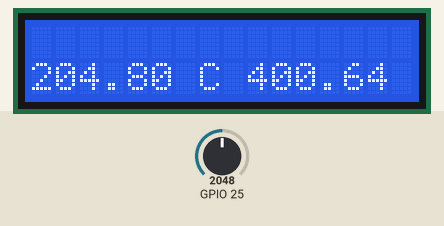
The sketch below on a simulated ESP32. Shown: 16×2 character LCD. The test bench sets the inputs (shaded band); at power-on: GPIO 25 = 2048. What the sketch prints to the serial monitor is not drawn.

Above: at 1.2 s.
1.3 s: GPIO 25 set to 1071
At 3.1 s:
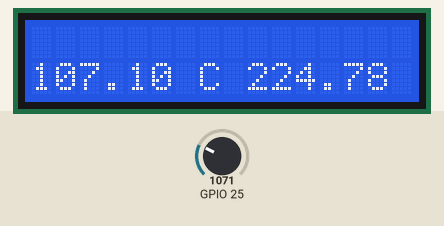
3.5 s: GPIO 25 set to 932
At 4.9 s:
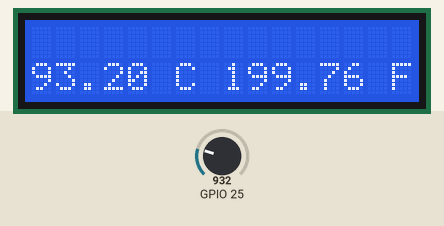
5.5 s: GPIO 25 set to 402
At 6.6 s:
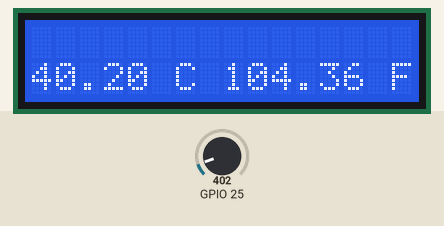
7.5 s: GPIO 25 set to 355
At 9.2 s:
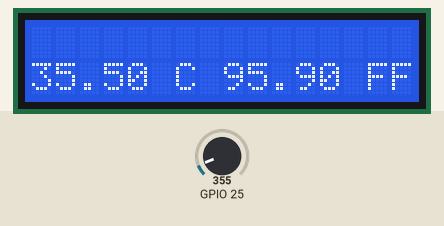
9.5 s: GPIO 25 set to 107
At 11.2 s:
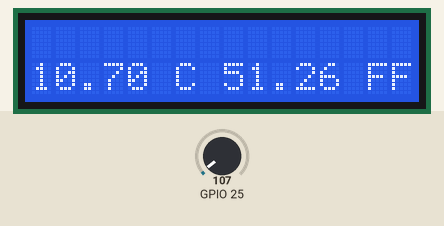
11.5 s: GPIO 25 set to 90
At 12.9 s:
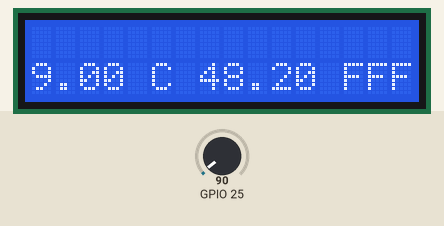
Timing chart, 0 to 14.5 s (numbered marks = the images above; inputs shaded):
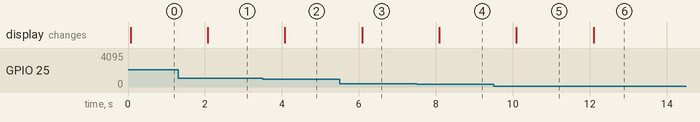

Measured:
- the behaviour switches between 1000 and 999 on GPIO 25 (found by bisection; images 1 and 2)
- the behaviour switches between 378 and 377 on GPIO 25 (found by bisection; images 3 and 4)
- the behaviour switches between 100 and 99 on GPIO 25 (found by bisection; images 5 and 6)
- after the input at 1.3 s, the display: changes after 0.77 s (image 1)
- after the input at 3.5 s, the display: changes after 0.58 s (image 2)
- after the input at 5.5 s, the display: changes after 0.58 s (image 3)
- after the input at 7.5 s, the display: changes after 0.59 s (image 4)
- after the input at 9.5 s, the display: changes after 0.59 s (image 5)
- after the input at 11.5 s, the display: changes after 0.60 s (image 6)

The sketch:

ESP32_LM35_LCD.ino
```cpp
#include "ESP32_IDE.h"
#include <LiquidCrystal.h>

int LM35_ADC;
float T_C, T_F;
#define LM35     E6         //Señal LCD D7

//LCD
#define RS     S7           //Señal LCD RS
#define EN     S8           //Señal LCD EN
#define D4     S9           //Señal LCD D4
#define D5     S10          //Señal LCD D5
#define D6     S11          //Señal LCD D6
#define D7     S12          //Señal LCD D7


// Configuración pines despliegue de cristal líquido
LiquidCrystal LCD1(RS, EN, D4, D5, D6, D7);


void setup()
{

Serial.begin(9600);

  // Configuración despliegue de cristal líquido
  LCD1.begin(16,2);            // LCD de 16 caracteres (16 columnas)y 2 renglones
  LCD1.clear();                // Limpia LCD

}

void loop() //
{

  float temp;
 LM35_ADC = analogRead(LM35);
 T_C = LM35_ADC/10.; //Temperatura °C
 T_F = (T_C*1.8)+32; //Remperatura °F
 LCD1.setCursor(0,1); //Ubica inicio de impresión de caracteres
 LCD1.printf("%3.2f", T_C);
 LCD1.write(byte(0));
 LCD1.printf("C %3.2f", T_F);
 LCD1.write(byte(0));
 LCD1.print("F");

 delay(1000);

  Serial.print("Temperatura CELCIUS: ");
  Serial.println(T_C);
  Serial.print("Temperatura FARENHEIT: ");
  Serial.println(T_F);

  ////////Código realizado por el profesor Yukihiro Minami Koyama

}
```

ESP32_IDE.h
```cpp
// UNIVERSIDAD NACIONAL AUTÓNOMA DE MÉXICO
// FACULAD DE INGENIERÍA
// DEPARAMENTO DE MECATRÓNICA

// AUTORES:   M.I. ULISES M. PEÑUELAS RIVAS
//            M.I. YUKIHIRO MINAMI KOYAMA
//
// Versión 2021.2M

/*********************************************************************
 Todos los derechos reservados. Facultad de Ingeniería de la
 Universidad Nacional Autónoma de México © 2021. Queda estrictamente
 prohibidos su uso fuera del ámbito académico, alteración, descarga,
 difusión o divulgación por cualquier medio, así como su reproducción
 parcial o total.
********************************************************************/

//Notas de uso de la biblioteca
// El archivo de bibioteca está depurada para funcionar principalmente
// con el microcontrolador ESP32, la tarjeta Arduino AVR ATMega2560 apoya
// a la simulación de la ESP32 sobre el paquete Proteus, en dónde solamente
// se usarán los pines 22-29, 50-55, 57-66 para hacer una interfaz de
// subcircuito con el gráfico de una tarjeta ESP32 DEV KIT V1.
//
//**********************************************

#if defined(__AVR_ATmega2560__)
  int pld_Ent[12] = {53, 52, 51, 50, 10, 11, 12, 13, 21, 20, 19, 18};
  int pld_Sal[12] = {54, 55, 57, 58, 59, 60, 61, 62, 63, 64, 65, 66};
  bool pld_clk = false;
  #define E0 pld_Ent[0]
  #define E1 pld_Ent[1]
  #define E2 pld_Ent[2]
  #define E3 pld_Ent[3]
  #define E4 pld_Ent[4]
  #define E5 pld_Ent[5]
  #define E6 pld_Ent[6]
  #define E7 pld_Ent[7]
  #define E8 pld_Ent[8]
  #define E9 pld_Ent[9]
  #define E10 pld_Ent[10]
  #define E11 pld_Ent[11]
  #define S0 pld_Sal[0]
  #define S1 pld_Sal[1]
  #define S3 pld_Sal[2]
  #define S4 pld_Sal[3]
  #define S5 pld_Sal[4]
  #define S6 pld_Sal[5]
  #define S7 pld_Sal[6]
  #define S8 pld_Sal[7]
  #define S9 pld_Sal[8]
  #define S10 pld_Sal[9]
  #define S11 pld_Sal[10]
  #define S12 pld_Sal[11]
#endif
//**********************************************

//**********************************************
#if defined(ESP32)
  int pld_Ent[] = {36, 39, 34, 35, 32, 33, 25, 26, 27, 14, 12, 13};
  int pld_Sal[] = {23, 22, 3, 21, 19, 18, 5, 17, 16, 4, 2, 15};
  #define E0 pld_Ent[0]
  #define E1 pld_Ent[1]
  #define E2 pld_Ent[2]
  #define E3 pld_Ent[3]
  #define E4 pld_Ent[4]
  #define E5 pld_Ent[5]
  #define E6 pld_Ent[6]
  #define E7 pld_Ent[7]
  #define E8 pld_Ent[8]
  #define E9 pld_Ent[9]
  #define E10 pld_Ent[10]
  #define E11 pld_Ent[11]
  #define S0 pld_Sal[0]
  #define S1 pld_Sal[1]
  #define S3 pld_Sal[2]
  #define S4 pld_Sal[3]
  #define S5 pld_Sal[4]
  #define S6 pld_Sal[5]
  #define S7 pld_Sal[6]
  #define S8 pld_Sal[7]
  #define S9 pld_Sal[8]
  #define S10 pld_Sal[9]
  #define S11 pld_Sal[10]
  #define S12 pld_Sal[11]
#endif
//**********************************************
```
